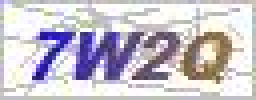
#> input picture 爬虫实例/CheckCode.jpg, 64 x 25 px (shown 4 times larger)
$ python 'tesserocr学习1.py'
#> lines starting #> are read from the running program, lines starting #| are printed output that depends on the picture; after the words box and inside, x2 and y2 are one past the last pixel; in counts of white or black regions, pixels touching at a corner belong together
#Author guo
import tesserocr
from PIL import Image
#图形二维码识别
image=Image.open('CheckCode.jpg')
#> image is the input picture: PIL image 64x25 RGB; mean R, G, B 200.6, 195.6, 204.8
image=image.convert('L')#图片转化为灰度图
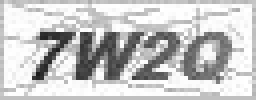
#> image: PIL image 64x25 L (shown 4 times larger); min 27, max 255, mean 198.2
threshold=128#二值化阈值
table=[]
for i in range(256):
    if i<threshold:
        table.append(0)
    else:
        table.append(1)
image=image.point(table,'1')#转换为点值图
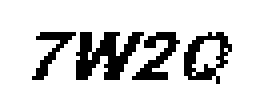
#> image: PIL image 64x25 1 (shown 4 times larger); 82.1% white; black in thin lines or dots, all inside (x1, y1, x2, y2) = (8, 8, 58, 21)
#> (the run stopped early here; a loop or call above may not have finished)
